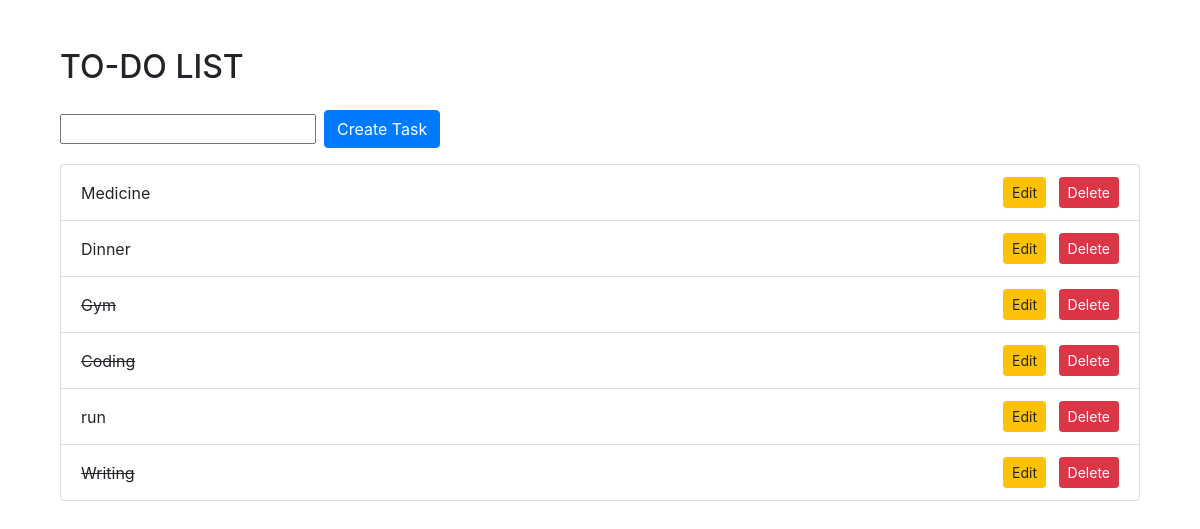
Before: / with the older database file.
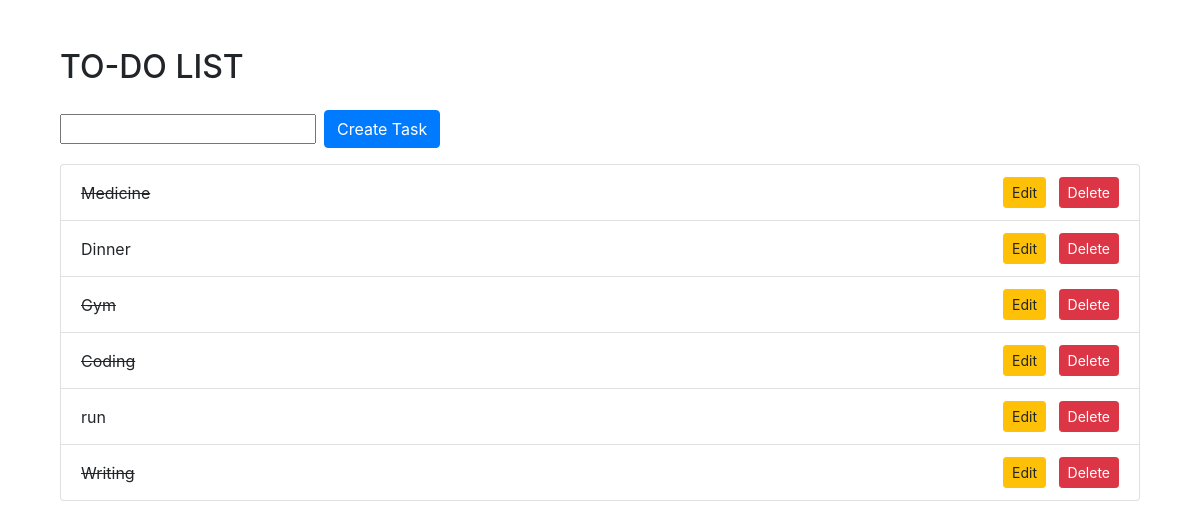
After: the same page with the newer database file.
### to_do_app/models.py (models this page shows)
class task(models.Model):
    title = models.CharField(max_length=200)
    complete = models.BooleanField(default=False)
    created = models.DateTimeField(auto_now_add=True)
    def __str__(self):
        return self.title

### to_do_app/views.py (the view)
# urls.py: path('',views.home,name="home"),
def home(request):
    tasks = task.objects.all()
    form = taskForm
    if request.method == 'POST':
        form = taskForm(request.POST)
        if form.is_valid():
            form.save()
        return redirect('/')
    constext = {'tasks':tasks,'form':form}
    return render(request,'home.html',constext)

### templates/home.html (shortened to what this page needs)
{% extends 'base.html' %}
{% block content %}
<div class="container mt-5">
    <h2 class="mb-4">TO-DO LIST</h2>
    <form method="post" action="" class="form-inline mb-3">
        <div class="form-group mr-2">
            {{ form.title }}
        </div>
        <button type="submit" class="btn btn-primary">Create Task</button>
    </form>
    <ul class="list-group">
        {% for task in tasks %}
            <li class="list-group-item d-flex justify-content-between align-items-center">
                <div>
                    {% if task.complete %}
                        <strike>{{ task }}</strike>
                    {% else %}
                        <span>{{ task }}</span>
                    {% endif %}
                </div>
                <div>
                    <a href="{% url 'update_task' task.pk %}" class="btn btn-sm btn-warning mr-2">Edit</a>
                    <a href="{% url 'delete_task' task.pk %}" class="btn btn-sm btn-danger">Delete</a>
                </div>
            </li>
        {% endfor %}
    </ul>
</div>
{% endblock content %}

Changed rows visible on the page:
changed task "Medicine": complete False → True (drawn)
